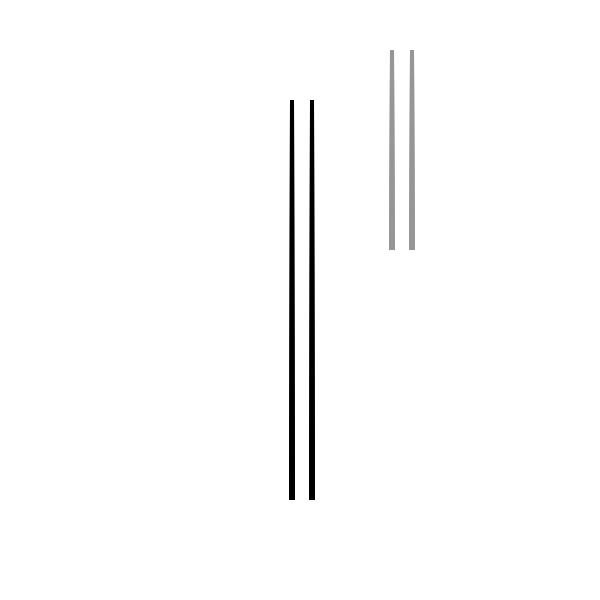
Frame 1 (no input)
Frame 60 (the mouse pressed at the canvas centre just before this capture): identical to frame 1, image omitted
Frame 120 (the mouse held since frame 60 and released just before this capture): identical to frame 1, image omitted

The Processing sketch that drew this single still picture (run headless with seeded random() and noise(); from frame 60 on, the mouse is pressed at the canvas centre):

// Processing sketch: processing_15973
// ── processing_15973.pde

int a, b;




  void setup(){
size(600,600);
a= 190;
b= 210;
  }

void draw(){
background(255);
smooth();
ci(400, 0, 100,100);
ci(200, 150, 200, 50);

}
void ci(int c, int v, int g, int s ){

  pushMatrix();
  translate(g,s);
noStroke();

fill(v);
quad(a, 0, a+4, 0, a+5, c, a-1, c);
quad(b, 0, b+4, 0, b+5, c, b-1, c);
popMatrix();

pushMatrix();
translate(g,s);

fill(v);
quad(a, 0, a+4, 0, a+5, c, a-1, c);
quad(b, 0, b+4, 0, b+5, c, b-1, c);

popMatrix();
}
